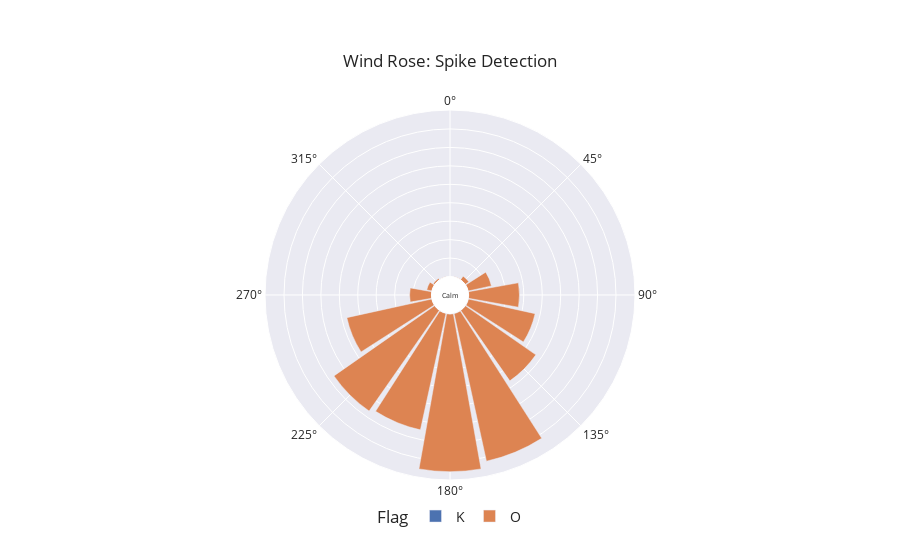

Notebook code cell kept with this figure:
### Code cell
# SENR Klenze-Gymnasium Sendling
df_site = extract_site_data(df=df, dates = dates, site_name="SENR")

plot_wind_rose(df_site, column="Flag")

### Figure 1 — Plotly figure (JSON) as saved in the notebook; plotly's stock layout.template omitted (floating-point values rounded to 4 significant figures)
{"data": [{"hovertemplate": "Flag=K<br>len=%{r}<br>cardinal_direction=%{theta}<extra></extra>", "legendgroup": "K", "marker": {"color": "rgb(76,114,176)", "pattern": {"shape": ""}}, "name": "K", "r": [93, 118, 101, 68, 23, 3, 10, 171, 20, 45, 5, 77, 160], "showlegend": true, "subplot": "polar", "theta": [135, 112.5, 202.5, 90, 67.5, 337.5, 292.5, 180, 270, 247.5, 45, 225, 157.5], "type": "barpolar"}, {"hovertemplate": "Flag=O<br>len=%{r}<br>cardinal_direction=%{theta}<extra></extra>", "legendgroup": "O", "marker": {"color": "rgb(221,132,82)", "pattern": {"shape": ""}}, "name": "O", "r": [23273, 1208, 477, 40964, 42723, 83, 23578, 32326, 33270, 129, 1425, 13752, 5917, 6465, 18488], "showlegend": true, "subplot": "polar", "theta": [135, 45, 315, 157.5, 180, 337.5, 247.5, 202.5, 225, 22.5, 292.5, 90, 270, 67.5, 112.5], "type": "barpolar"}], "layout": {"annotations": [{"font": {"size": 7}, "showarrow": false, "text": "Calm", "x": 0.5, "y": 0.5}], "barmode": "relative", "legend": {"font": {"size": 14}, "orientation": "h", "title": {"text": "Flag"}, "tracegroupgap": 0, "x": 0.5, "xanchor": "center", "y": -0.1, "yanchor": "middle"}, "margin": {"t": 110}, "polar": {"angularaxis": {"direction": "clockwise", "rotation": 90}, "domain": {"x": [0, 1], "y": [0, 1]}, "hole": 0.1, "radialaxis": {"linewidth": 0, "showticklabels": false, "ticks": ""}}, "title": {"text": "Wind Rose: Spike Detection", "xanchor": "center", "yanchor": "top"}}}
